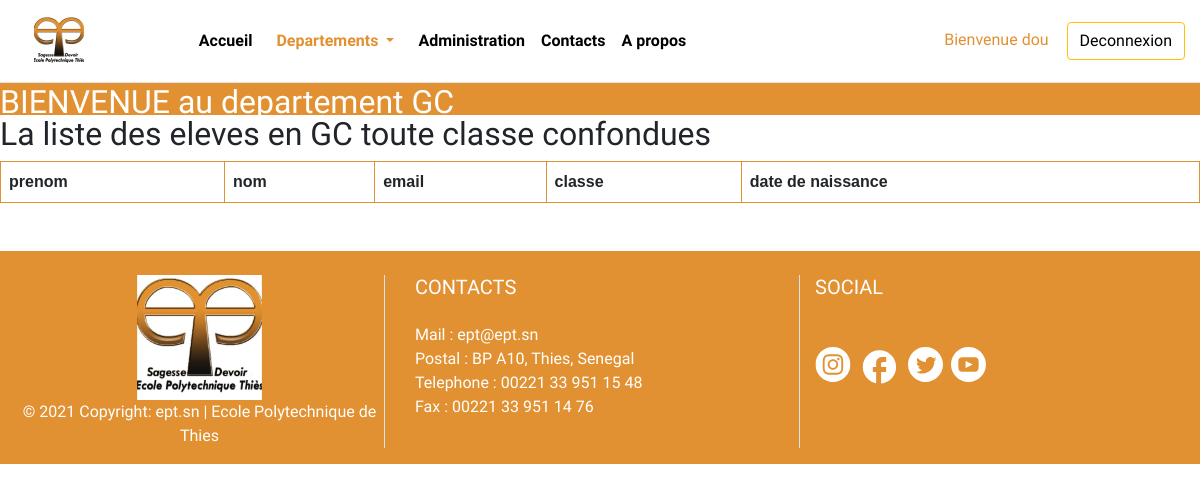
Before: /departement/GC (signed in) with the older database file.
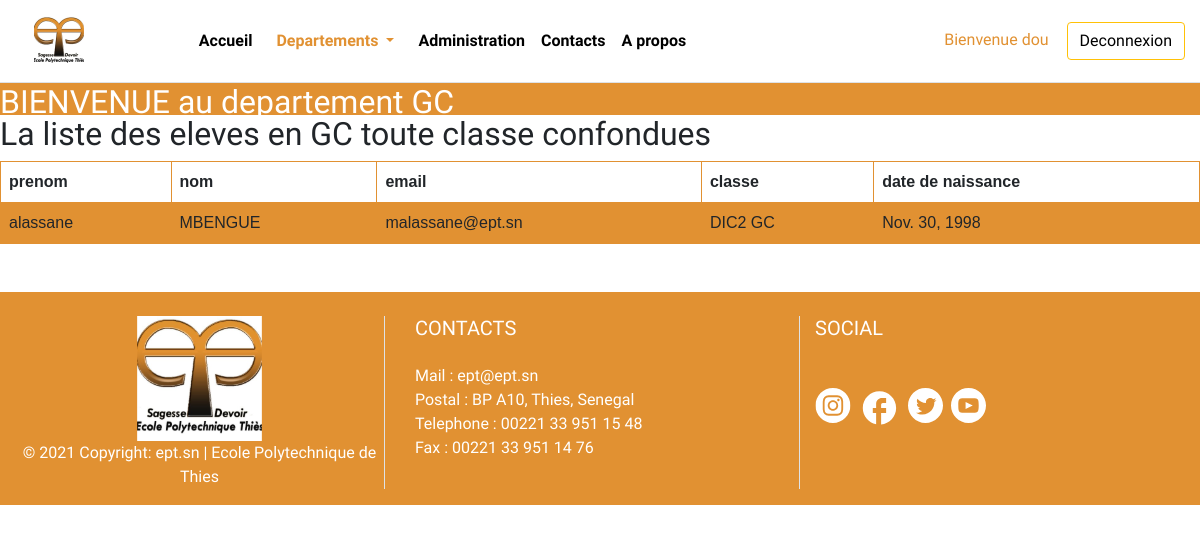
After: the same page with the newer database file.
### departements/models.py (models this page shows, shortened)
class Utilisateur(models.Model):
    class Meta:
        ordering = ('nom',)
    prenom = models.CharField(max_length = 200)
    nom = models.CharField(max_length = 200)
    mail = models.EmailField(max_length=100 , primary_key=True)

class Etudiant(Utilisateur):
    class Meta:
        pass
    date_de_naissance = models.DateField(null=True)
    date_dinscription = models.DateField()
    lieu_de_naissance = models.CharField(max_length = 200)
    appartient = models.ManyToManyField('Classe')
    departement = models.ManyToManyField('Departement',default='GIT')

class Utilisateur(models.Model):
    class Meta:
        ordering = ('nom',)
    prenom = models.CharField(max_length = 200)
    nom = models.CharField(max_length = 200)
    mail = models.EmailField(max_length=100 , primary_key=True)

class Classe(models.Model):
    class Meta:
        pass
    nom_classe = models.TextField(max_length=100  , primary_key=True)
    description_classe = models.TextField(max_length=1000)
    def __str__(self):
        return self.nom_classe

### home/views.py (the view)
# urls.py: path('departement/<str:dep_num>', views.departement, name="departement_GIT"),
def departement(request , dep_num): #my logout view
    liste_git = Etudiant.objects.filter(departement=dep_num)
    upload = ConnexionForm()
    inscription = InscriptionForm()
    if request.method == 'POST':
        inscription = InscriptionForm(request.POST, request.FILES)
        username = request.POST['username']
        password = request.POST['password']
        user = authenticate(username=username, password=password)
        if user is not None and user.is_active:
            login(request, user)
            request.session['name'] = username
            request.session['password'] = password
            return redirect(request.path_info) #redirect to the current page
        else:
            return HttpResponse("""identifiants incorrects recharger la page ? <a href = "">reload</a>""")
        if inscription.is_valid():
            inscription.save()
            return HttpResponse("reussite")
        else:
            return HttpResponse("echec")
    else:
        return render(request, "departement_GIT.html" , {'liste_git':liste_git , 'upload_form':upload ,'nom_departement':dep_num })

### templates/departement_GIT.html (shortened to what this page needs)
{% load static %}
<!DOCTYPE html>
<html>
    <head>
    </head>
    <link rel="stylesheet" href="{% static 'css\bootstrap.min.css' %}">
    <body>
        <header>
        {% block extraheader %}
        {% include "head.html" %}
        {% endblock extraheader %}
        </header>
        <div style="background-color:rgb(225,145,50); height:2em">
          <h2 style="color:white">BIENVENUE au departement {{ nom_departement }}</h2>
        </div>
        <div class="">
          {% if request.user.is_authenticated %}
          <h2>La liste des eleves en {{ nom_departement }} toute classe confondues</h2>
            <table>
            <tr>
            <th>prenom </th>
            <th>nom</th>
            <th>email</th>
            <th>classe</th>
            <th>date de naissance</th>
            </tr>
          {% for git in liste_git %}
          <tr>
            <td>{{ git.prenom }} </td>
            <td>{{ git.nom }} </td>
            <td>{{ git.mail }} </td>
            {% for classe in git.appartient.all %}
            <td>{{ classe }}</td>
            {% endfor %}
            <td>{{ git.date_de_naissance }} </td>
          </tr>
          {% endfor %}
        </table>
        <br><br>
          {% else %}
          <p>veuillez vous connecter pour voir la liste des eleves GIT</p>
          {% endif %}
        </div>
        {% block loginmodal %}
        {% include "loginmodal.html" %}
        {% endblock loginmodal %}
        {% block inscriptionmodal %}
        {% include "inscriptionmodal.html" %}
        {% endblock inscriptionmodal %}
        {% block footer %}
        {% include "footer.html" %}
        {% endblock footer %}
    </body>
</html>

Changed rows visible on the page:
added Etudiant: prenom "alassane", nom "MBENGUE", mail "malassane@ept.sn", date_de_naissance "Nov. 30, 1998"
added Classe: nom_classe "DIC2 GC"
